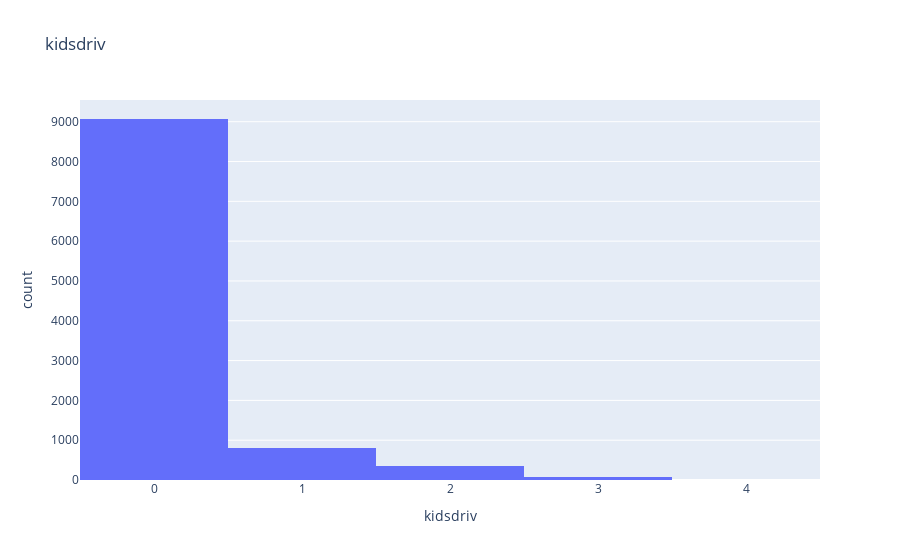
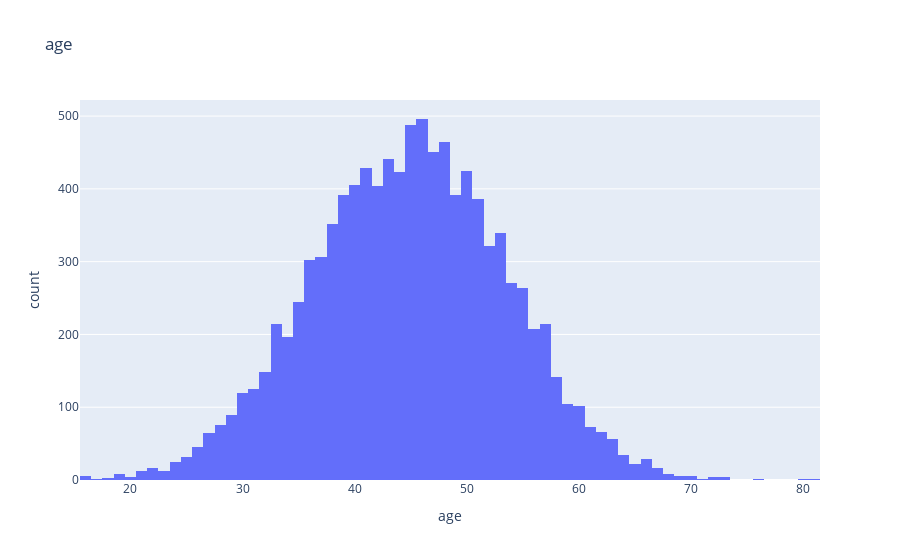
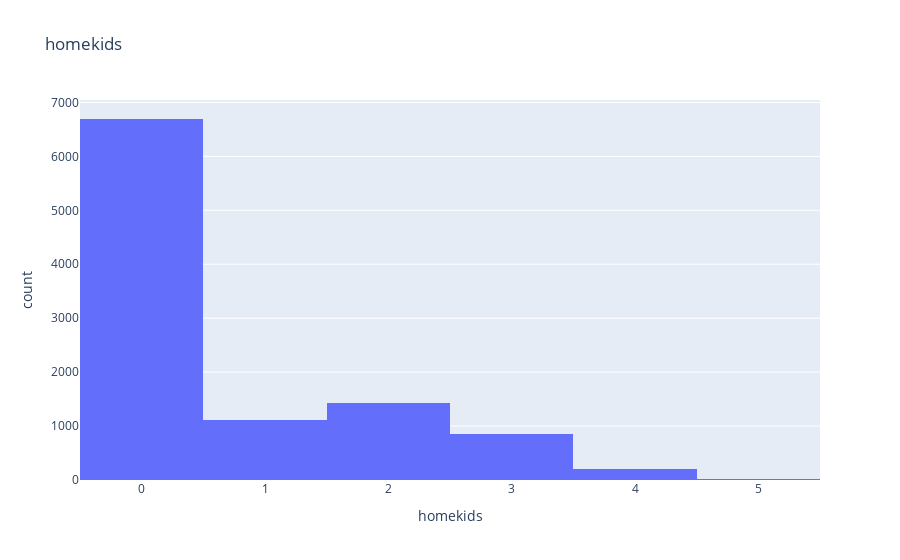
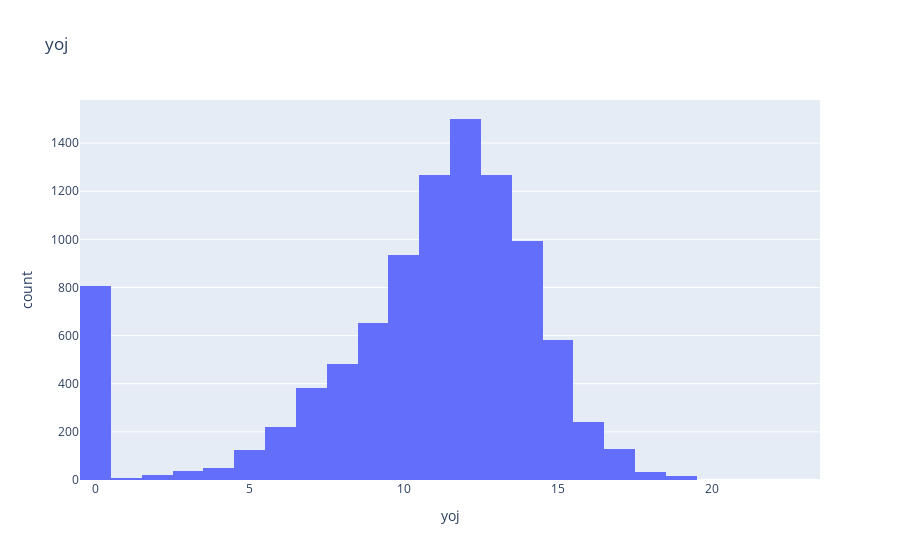

The notebook cell these images were saved under, in order:
### Code cell
for col in num_cols:

    px.histogram(data_frame= df, x= col, title= col).show()

### Figure 1 — Plotly figure (JSON) as saved in the notebook; plotly's stock layout.template omitted (floating-point values rounded to 4 significant figures; data arrays with more than 128 entries replaced by an {"elided": "..."} marker saying what was removed)
{"data": [{"alignmentgroup": "True", "bingroup": "x", "hovertemplate": "kidsdriv=%{x}<br>count=%{y}<extra></extra>", "legendgroup": "", "marker": {"color": "#636efa", "pattern": {"shape": ""}}, "name": "", "offsetgroup": "", "orientation": "v", "showlegend": false, "type": "histogram", "x": {"elided": "10301 int values"}, "xaxis": "x", "yaxis": "y"}], "layout": {"barmode": "relative", "legend": {"tracegroupgap": 0}, "title": {"text": "kidsdriv"}, "xaxis": {"anchor": "y", "domain": [0, 1], "title": {"text": "kidsdriv"}}, "yaxis": {"anchor": "x", "domain": [0, 1], "title": {"text": "count"}}}}

### Figure 2 — Plotly figure (JSON) as saved in the notebook; plotly's stock layout.template omitted (floating-point values rounded to 4 significant figures; data arrays with more than 128 entries replaced by an {"elided": "..."} marker saying what was removed)
{"data": [{"alignmentgroup": "True", "bingroup": "x", "hovertemplate": "age=%{x}<br>count=%{y}<extra></extra>", "legendgroup": "", "marker": {"color": "#636efa", "pattern": {"shape": ""}}, "name": "", "offsetgroup": "", "orientation": "v", "showlegend": false, "type": "histogram", "x": {"elided": "10301 int values"}, "xaxis": "x", "yaxis": "y"}], "layout": {"barmode": "relative", "legend": {"tracegroupgap": 0}, "title": {"text": "age"}, "xaxis": {"anchor": "y", "domain": [0, 1], "title": {"text": "age"}}, "yaxis": {"anchor": "x", "domain": [0, 1], "title": {"text": "count"}}}}

### Figure 3 — Plotly figure (JSON) as saved in the notebook; plotly's stock layout.template omitted (floating-point values rounded to 4 significant figures; data arrays with more than 128 entries replaced by an {"elided": "..."} marker saying what was removed)
{"data": [{"alignmentgroup": "True", "bingroup": "x", "hovertemplate": "homekids=%{x}<br>count=%{y}<extra></extra>", "legendgroup": "", "marker": {"color": "#636efa", "pattern": {"shape": ""}}, "name": "", "offsetgroup": "", "orientation": "v", "showlegend": false, "type": "histogram", "x": {"elided": "10301 int values"}, "xaxis": "x", "yaxis": "y"}], "layout": {"barmode": "relative", "legend": {"tracegroupgap": 0}, "title": {"text": "homekids"}, "xaxis": {"anchor": "y", "domain": [0, 1], "title": {"text": "homekids"}}, "yaxis": {"anchor": "x", "domain": [0, 1], "title": {"text": "count"}}}}

### Figure 4 — Plotly figure (JSON) as saved in the notebook; plotly's stock layout.template omitted (floating-point values rounded to 4 significant figures; data arrays with more than 128 entries replaced by an {"elided": "..."} marker saying what was removed)
{"data": [{"alignmentgroup": "True", "bingroup": "x", "hovertemplate": "yoj=%{x}<br>count=%{y}<extra></extra>", "legendgroup": "", "marker": {"color": "#636efa", "pattern": {"shape": ""}}, "name": "", "offsetgroup": "", "orientation": "v", "showlegend": false, "type": "histogram", "x": {"elided": "10301 int values"}, "xaxis": "x", "yaxis": "y"}], "layout": {"barmode": "relative", "legend": {"tracegroupgap": 0}, "title": {"text": "yoj"}, "xaxis": {"anchor": "y", "domain": [0, 1], "title": {"text": "yoj"}}, "yaxis": {"anchor": "x", "domain": [0, 1], "title": {"text": "count"}}}}
